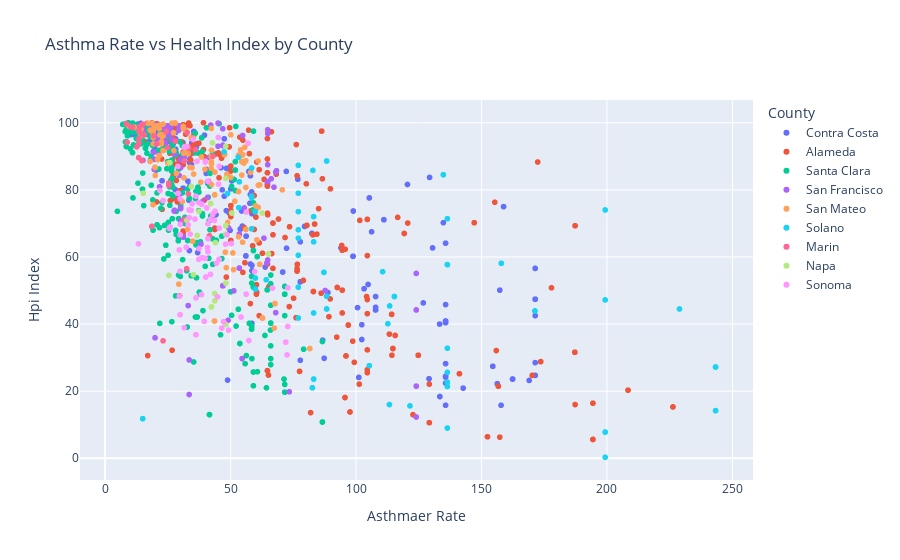

This figure's notebook cell:
### Code cell
plt.figure(figsize=(12, 8))
fig = px.scatter(health_index, x = 'Asthmaer Rate', y = 'Hpi Index', color = 'County', title='Asthma Rate vs Health Index by County')
fig.show()

### Figure 1 — Plotly figure (JSON) as saved in the notebook; plotly's stock layout.template omitted (floating-point values rounded to 4 significant figures; data arrays with more than 128 entries replaced by an {"elided": "..."} marker saying what was removed)
{"data": [{"hovertemplate": "County=Contra Costa<br>Asthmaer Rate=%{x}<br>Hpi Index=%{y}<extra></extra>", "legendgroup": "Contra Costa", "marker": {"color": "#636efa", "symbol": "circle"}, "mode": "markers", "name": "Contra Costa", "showlegend": true, "type": "scattergl", "x": {"elided": "247 float values"}, "xaxis": "x", "y": {"elided": "247 float values"}, "yaxis": "y"}, {"hovertemplate": "County=Alameda<br>Asthmaer Rate=%{x}<br>Hpi Index=%{y}<extra></extra>", "legendgroup": "Alameda", "marker": {"color": "#EF553B", "symbol": "circle"}, "mode": "markers", "name": "Alameda", "showlegend": true, "type": "scattergl", "x": {"elided": "332 float values"}, "xaxis": "x", "y": {"elided": "332 float values"}, "yaxis": "y"}, {"hovertemplate": "County=Santa Clara<br>Asthmaer Rate=%{x}<br>Hpi Index=%{y}<extra></extra>", "legendgroup": "Santa Clara", "marker": {"color": "#00cc96", "symbol": "circle"}, "mode": "markers", "name": "Santa Clara", "showlegend": true, "type": "scattergl", "x": {"elided": "370 float values"}, "xaxis": "x", "y": {"elided": "370 float values"}, "yaxis": "y"}, {"hovertemplate": "County=San Francisco<br>Asthmaer Rate=%{x}<br>Hpi Index=%{y}<extra></extra>", "legendgroup": "San Francisco", "marker": {"color": "#ab63fa", "symbol": "circle"}, "mode": "markers", "name": "San Francisco", "showlegend": true, "type": "scattergl", "x": [38.1, 66.2, 30.1, 27.5, 31.4, 53.5, 29.4, 68, 24.4, 30.1, 26.5, 29.4, 53.5, 26, 19.9, 15.1, 19.7, 15.2, 24.4, 24.1, 64.5, 27.6, 23.8, 64.8, 19.9, 87.7, 31.2, 21.7, 19.4, 23.1, 64.8, 29.4, 124, 18.6, 53.5, 46.9, 30.1, 23.8, 23.2, 38.2, 64.8, 29.5, 64.8, 46.9, 30.1, 64.8, 38.1, 64.8, 19.1, 27.7, 29.4, 64.5, 124, 20.9, 33.1, 49.2, 29.4, 46.9, 31.1, 64.8, 46.9, 44.2, 26, 45, 27.9, 26.7, 26, 49, 53.5, 27.9, 45, 46.9, 38.6, 68, 46.9, 42.1, 54.6, 14.7, 53.5, 27.6, 19.8, 19.6, 55.5, 33.5, 68.3, 40.8, 124, 40.8, 73.4, 41.5, 53.5, 63.3, 19.6, 67.3, 30, 44.2, 124, 31.5, 51.3, 21.5, 24.9, 33.5, 124, 29.4, 42.1, 46.9, 54.8, 44.2, 29.6, 124], "xaxis": "x", "y": [null, 83.3, 86.6, 73.7, 98.4, 66.8, 78.3, 85.3, 98.4, 74.7, 99.2, 97.8, 66.8, 96.5, 35.9, 88.8, 89.1, 97.9, 98.1, 94.2, 58.2, 73.9, 95.8, 59.1, 95.9, 50, 65.9, 80.9, 91.2, 98.6, 87.5, 78.3, 44.2, 98.9, 56.7, 51.4, 70.8, 96.8, 99.4, 63.8, 82.4, 84.3, 97.9, 51.4, 74.4, 82.4, null, 96.8, 99.5, 90.6, 78.3, 58.2, 21.5, 95.1, 45.5, 68.7, 97.8, 93.3, 66.1, 82.4, 98.2, null, 96.5, 99.9, 94.6, 95, 98, 41.1, 66.8, 94.6, 93, 51.4, 76.4, 43.4, 51.4, 99.3, 29.7, 99.5, 56.7, 73.9, 99.4, 86.1, 74.6, 29.3, 85.7, 77.7, 12.3, 82.4, 19.8, 89.7, 66.8, 65.6, 86.1, 80.8, 89, null, 44.2, 89.7, 49.9, 90.4, 99.1, 19, 55.1, 99.1, 99.3, 93.2, 96.2, null, 98.7, 21.5], "yaxis": "y"}, {"hovertemplate": "County=San Mateo<br>Asthmaer Rate=%{x}<br>Hpi Index=%{y}<extra></extra>", "legendgroup": "San Mateo", "marker": {"color": "#FFA15A", "symbol": "circle"}, "mode": "markers", "name": "San Mateo", "showlegend": true, "type": "scattergl", "x": {"elided": "157 float values"}, "xaxis": "x", "y": {"elided": "157 float values"}, "yaxis": "y"}, {"hovertemplate": "County=Solano<br>Asthmaer Rate=%{x}<br>Hpi Index=%{y}<extra></extra>", "legendgroup": "Solano", "marker": {"color": "#19d3f3", "symbol": "circle"}, "mode": "markers", "name": "Solano", "showlegend": true, "type": "scattergl", "x": [48.8, 136.4, 88.3, 77, 134.8, 136.4, 82.8, 157.9, 58.4, 59.9, 58.4, 83.1, 88.3, 88.3, 48.8, 199.3, 53.3, 136.4, 88.3, 47.4, 77, 134.8, 83.1, 77, 77, 110.6, 53.5, 48.8, 77, 243.3, 87.2, 77, 77, 121.5, 136.4, 105.3, 136.4, 87.2, 59.9, 77, 115.3, 112.7, 77, 136.4, 58.4, 115.3, 15, 48.8, 136.4, 199.3, 113.3, 53.1, 243.3, 83.1, 113.4, 58.4, 59.9, 53.3, 83.1, 15, 82.6, 136.4, 58.4, 88.3, 228.9, 59.9, 171.3, 58.4, 157.9, 10.5, 83.1, 59.9, 243.3, 171.3, 88.3, 88.3, 59.9, 82.6, 243.3, 199.3, 136.4, 64.2, 136.4, 243.3, 243.3, 199.3, 199.3], "xaxis": "x", "y": [78.9, 22.7, 44.5, 51, 84.5, 57.7, 85.8, 58.1, 77.7, 50.4, 78.1, 23.6, 48.3, 88.6, 78.9, 7.8, 74.7, 57.7, 48.3, 91.3, 87.3, 84.5, 64.5, 79, 73.5, 55.6, 82.4, 78.9, 51, 27.2, 55.4, 68.1, 65.6, 15.6, 21.4, 27.6, 21.4, 55.4, 50.4, 41.8, 48.2, 40.1, 60.5, 71.4, 86.5, 48.2, 11.8, 78.9, 32.8, 74, 16, 89.7, 27.2, 43.3, 45.4, 78.1, 50.4, 74.7, 72, 11.8, 21, 25.6, 68.4, 44.5, 44.5, 73.5, 43.9, 77.7, 58.1, null, 23.6, 73.5, 27.2, 43.9, 88.6, 44.5, 53.7, 21, 27.2, 47.2, 57.7, 53.2, 9, 14.2, 14.2, 0.3, 7.8], "yaxis": "y"}, {"hovertemplate": "County=Marin<br>Asthmaer Rate=%{x}<br>Hpi Index=%{y}<extra></extra>", "legendgroup": "Marin", "marker": {"color": "#FF6692", "symbol": "circle"}, "mode": "markers", "name": "Marin", "showlegend": true, "type": "scattergl", "x": [10.9, 13.5, 33.3, 28, 13.4, 25.4, 24.9, 31.5, 13.5, 36, 25.4, 13.4, 24.3, 32.5, 33.3, 10.2, 41.2, 10.2, 32.7, 14.5, 10.9, 20.6, 13.5, 33.2, 19.4, 25.4, 13.9, 31.5, 23.1, 36, 24.3, 28, 8.4, 12.6, 33.3, 24.3, 41.6, 15.6, 43, 13.5, 32.7, 13.4, 19.4, 31.5, 41.2, 14.9, 32.3, 15.1, 14.6, 13.4, 13.4, 41.6, 18.6, 18.6, 8.8, 18.6, 28, 10.9], "xaxis": "x", "y": [98.6, 93.9, 92.4, 94.5, 97.6, 82, 92.6, 71.1, 93.9, 92, 81.3, 89.6, 97.4, 56.5, 92.4, 98.8, 82.6, 98.8, 97.1, 96.6, 98.6, 93.7, 93.9, 78.8, 96.1, 82, 99, 88.6, 35, 92, 97.4, 94.5, 99.7, 92.8, 92.4, 97.4, 66.3, 96.4, 90, 95.2, 97.1, 97.6, 96.1, 71.1, 82.6, 99.5, 71.2, 99.5, 88.7, 97.6, 89.6, 66.3, 69.1, 69.1, 94.2, 69.1, 94.5, 98.6], "yaxis": "y"}, {"hovertemplate": "County=Napa<br>Asthmaer Rate=%{x}<br>Hpi Index=%{y}<extra></extra>", "legendgroup": "Napa", "marker": {"color": "#B6E880", "symbol": "circle"}, "mode": "markers", "name": "Napa", "showlegend": true, "type": "scattergl", "x": [48.1, 42.4, 50.5, 65.1, 48.1, 34.3, 50.5, 48.1, 42.1, 65.1, 48.1, 48.1, 48.1, 25.4, 36.7, 44, 43.7, 62.6, 48.1, 32.6, 42.1, 36.7, 43.7, 48.1, 37.4, 42.8, 42.4, 34.3, 35.2, 42.8, 25.8, 25.8, 25.4, 42.4, 15.2], "xaxis": "x", "y": [83.4, 45.1, 73.1, 60.9, 69.3, 81, 73.1, 39.9, 75.9, 60.9, 52.2, 66.8, 93, 54.5, 66.4, 64.3, 49.1, 73.1, 66.8, 70.9, 75.9, 66.4, 46.9, 69.3, 73.6, 94, 45.1, 81, 54.7, 94, 88.1, 88.1, 54.5, 45.1, 79], "yaxis": "y"}, {"hovertemplate": "County=Sonoma<br>Asthmaer Rate=%{x}<br>Hpi Index=%{y}<extra></extra>", "legendgroup": "Sonoma", "marker": {"color": "#FF97FF", "symbol": "circle"}, "mode": "markers", "name": "Sonoma", "showlegend": true, "type": "scattergl", "x": {"elided": "131 float values"}, "xaxis": "x", "y": {"elided": "131 float values"}, "yaxis": "y"}], "layout": {"legend": {"title": {"text": "County"}, "tracegroupgap": 0}, "title": {"text": "Asthma Rate vs Health Index by County"}, "xaxis": {"anchor": "y", "domain": [0, 1], "title": {"text": "Asthmaer Rate"}}, "yaxis": {"anchor": "x", "domain": [0, 1], "title": {"text": "Hpi Index"}}}}
